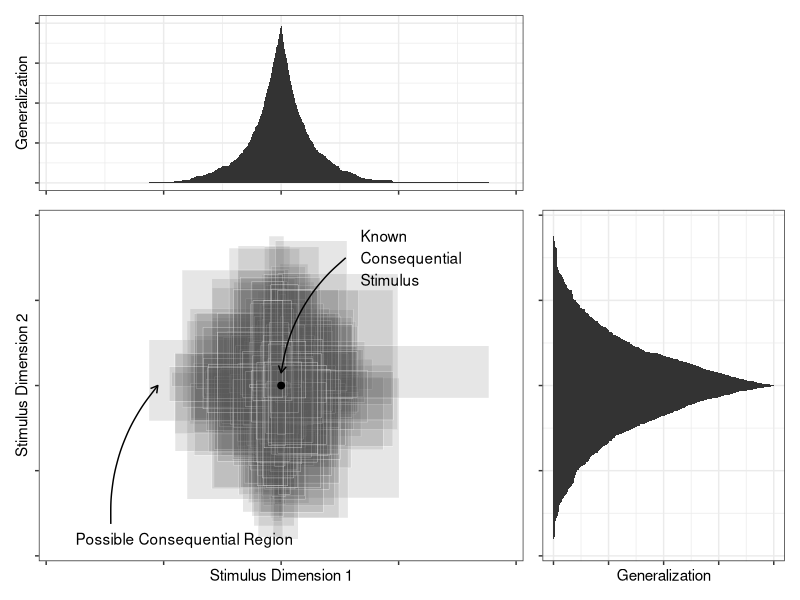

Recreate this plot in R.
# author: Danielle Navarro
# date: 2020-06-23
# last edit: 2020-10-22

# packages
library(ggplot2)
library(dplyr)
library(patchwork)
library(ggforce)
set.seed(1)

n <- 50000 # number of consequential regions to sample
r <- 7.5   # range parameter for the plots


# shepard model -----------------------------------------------------------


# construct posterior hypothesis space
hypotheses <- tibble(
  mid_x = runif(n, min = -r, max = r), # prior location parameters are treated as arbitrary
  mid_y = runif(n, min = -r, max = r),
  len_x = rgamma(n, rate = 1.2, shape = 1), # prior size is gamma/erlang per Shepard
  len_y = rgamma(n, rate = 0.5, shape = 1)
) %>%
  mutate( # reparameterize as the edges of the regions
    x_min = mid_x - len_x / 2, 
    x_max = mid_x + len_x / 2,
    y_min = mid_y - len_y / 2,
    y_max = mid_y + len_y / 2
  ) %>%
  filter( # under weak sampling, Bayesian updating is simply falsification/filtering
    x_min < 0, x_max > 0, 
    y_min < 0, y_max > 0
  ) %>%
  filter( # for visual nicety, use the Navarro et al 2012 "bounded" model
    x_min > -r, x_max < r,
    y_min > -r, y_max < r
  )


# convenience function to compute the generalization probability given a 
# stimulus locations and vectors 
within_prob <- function(x, xmin, xmax) {
  within <- function(x) {
    mean(x < xmax & x > xmin)
  }
  unlist(lapply(x, within))
}

# construct generalization gradients
generalise <- tibble(
  x = seq(-r, r, length.out = 1000),
  y = seq(-r, r, length.out = 1000),
  px = within_prob(x, hypotheses$x_min, hypotheses$x_max),
  py = within_prob(y, hypotheses$y_min, hypotheses$y_max)
)


# draw plot ---------------------------------------------------------------


# the central plot showing the regions...
pic <- ggplot(
  data = hypotheses, 
  mapping = aes(xmin = x_min, ymin = y_min, 
                xmax = x_max, ymax = y_max)
) + 
  geom_rect(alpha = .15, color = "white", size = .1) + 
  
  # arrows and text
  annotate("point", x = 0, y = 0, shape = 19, size = 2) + 
  annotate(
    geom = "curve", x = 2.2, y = 6, xend = 0, yend = .6, 
    curvature = .2, arrow = arrow(length = unit(2, "mm"))
  ) +
  annotate(geom = "text", x = 2.7, y = 6, 
           label = "Known\nConsequential\nStimulus", hjust = "left")  +
  annotate(
    geom = "curve", x = -5.8, y = -6.5, xend = -4.2, yend = 0, 
    curvature = -.2, arrow = arrow(length = unit(2, "mm"))
  ) +
  annotate(geom = "text", x = -7, y = -7.2, 
           label = "Possible Consequential Region", hjust = "left")  +
  
  # stylistic
  theme_bw() +
  theme(panel.grid = element_blank()) + 
  scale_x_continuous("Stimulus Dimension 1", labels = NULL, limits = c(-r, r)) + 
  scale_y_continuous("Stimulus Dimension 2", labels = NULL, limits = c(-r, r))


# the generalisation curve above
above <- ggplot(
  data = generalise,
  mapping = aes(x, px)
) + 
  geom_area() + 
  scale_x_continuous(NULL, labels = NULL, limits = c(-r, r)) +
  scale_y_continuous("Generalization", limits = c(0, 1), labels = NULL) +
  theme_bw()

# the generalisation curve to the right
right <- ggplot(
  data = generalise,
  mapping = aes(py, y)
) + 
  geom_area(orientation = "y") + 
  scale_y_continuous(NULL, labels = NULL, limits = c(-r, r)) +
  scale_x_continuous("Generalization", limits = c(0, 1), labels = NULL) +
  theme_bw()

# spacer plot
blank <- ggplot(data = generalise) + theme_void()

# compose plots using patchwork
figure <- above + blank + pic + right +
  plot_layout(
    heights = c(1, 2), 
    widths = c(2, 1)
  )

# save to file
ggsave(
  filename = here::here("shepardsim.pdf"), # originally: "shepardsim.png" 
  plot = figure, 
  height = 6,
  width = 6
)



# session information -----------------------------------------------------

# devtools::session_info()

# ─ Session info ───────────────────────────────────────────────────────────────────────────
# setting  value                       
# version  R version 4.0.1 (2020-06-06)
# os       Ubuntu 20.04 LTS            
# system   x86_64, linux-gnu           
# ui       RStudio                     
# language en_AU:en                    
# collate  en_AU.UTF-8                 
# ctype    en_AU.UTF-8                 
# tz       Australia/Sydney            
# date     2020-06-23                  
# 
# ─ Packages ───────────────────────────────────────────────────────────────────────────────
# package     * version  date       lib source        
# assertthat    0.2.1    2019-03-21 [1] CRAN (R 4.0.0)
# backports     1.1.7    2020-05-13 [1] CRAN (R 4.0.0)
# callr         3.4.3    2020-03-28 [1] CRAN (R 4.0.0)
# cli           2.0.2    2020-02-28 [1] CRAN (R 4.0.0)
# colorspace    1.4-1    2019-03-18 [1] CRAN (R 4.0.0)
# crayon        1.3.4    2017-09-16 [1] CRAN (R 4.0.0)
# desc          1.2.0    2018-05-01 [1] CRAN (R 4.0.0)
# devtools    * 2.3.0    2020-04-10 [1] CRAN (R 4.0.0)
# digest        0.6.25   2020-02-23 [1] CRAN (R 4.0.0)
# dplyr       * 0.8.5    2020-03-07 [1] CRAN (R 4.0.0)
# ellipsis      0.3.1    2020-05-15 [1] CRAN (R 4.0.0)
# evaluate      0.14     2019-05-28 [1] CRAN (R 4.0.0)
# fansi         0.4.1    2020-01-08 [1] CRAN (R 4.0.0)
# farver        2.0.3    2020-01-16 [1] CRAN (R 4.0.0)
# fs            1.4.1    2020-04-04 [1] CRAN (R 4.0.0)
# generics      0.0.2    2018-11-29 [1] CRAN (R 4.0.0)
# ggforce     * 0.3.1    2019-08-20 [1] CRAN (R 4.0.0)
# ggplot2     * 3.3.1    2020-05-28 [1] CRAN (R 4.0.0)
# git2r       * 0.27.1   2020-05-03 [1] CRAN (R 4.0.0)
# glue          1.4.1    2020-05-13 [1] CRAN (R 4.0.0)
# gtable        0.3.0    2019-03-25 [1] CRAN (R 4.0.0)
# here          0.1      2017-05-28 [1] CRAN (R 4.0.0)
# htmltools     0.4.0    2019-10-04 [1] CRAN (R 4.0.0)
# knitr         1.28     2020-02-06 [1] CRAN (R 4.0.0)
# labeling      0.3      2014-08-23 [1] CRAN (R 4.0.0)
# lifecycle     0.2.0    2020-03-06 [1] CRAN (R 4.0.0)
# lubridate     1.7.8    2020-04-06 [1] CRAN (R 4.0.0)
# magrittr      1.5      2014-11-22 [1] CRAN (R 4.0.0)
# MASS          7.3-51.6 2020-04-26 [1] CRAN (R 4.0.0)
# memoise       1.1.0    2017-04-21 [1] CRAN (R 4.0.0)
# munsell       0.5.0    2018-06-12 [1] CRAN (R 4.0.0)
# packrat       0.5.0    2018-11-14 [1] CRAN (R 4.0.0)
# patchwork   * 1.0.1    2020-06-22 [1] CRAN (R 4.0.1)
# pillar        1.4.4    2020-05-05 [1] CRAN (R 4.0.0)
# pkgbuild      1.0.8    2020-05-07 [1] CRAN (R 4.0.0)
# pkgconfig     2.0.3    2019-09-22 [1] CRAN (R 4.0.0)
# pkgdown     * 1.5.1    2020-04-09 [1] CRAN (R 4.0.0)
# pkgload       1.1.0    2020-05-29 [1] CRAN (R 4.0.0)
# polyclip      1.10-0   2019-03-14 [1] CRAN (R 4.0.0)
# prettyunits   1.1.1    2020-01-24 [1] CRAN (R 4.0.0)
# processx      3.4.2    2020-02-09 [1] CRAN (R 4.0.0)
# ps            1.3.3    2020-05-08 [1] CRAN (R 4.0.0)
# purrr         0.3.4    2020-04-17 [1] CRAN (R 4.0.0)
# R6            2.4.1    2019-11-12 [1] CRAN (R 4.0.0)
# Rcpp          1.0.4.6  2020-04-09 [1] CRAN (R 4.0.0)
# remotes       2.1.1    2020-02-15 [1] CRAN (R 4.0.0)
# rlang         0.4.6    2020-05-02 [1] CRAN (R 4.0.0)
# rmarkdown     2.2      2020-05-31 [1] CRAN (R 4.0.0)
# roxygen2    * 7.1.0    2020-03-11 [1] CRAN (R 4.0.0)
# rprojroot     1.3-2    2018-01-03 [1] CRAN (R 4.0.0)
# rstudioapi    0.11     2020-02-07 [1] CRAN (R 4.0.0)
# scales        1.1.1    2020-05-11 [1] CRAN (R 4.0.0)
# sessioninfo   1.1.1    2018-11-05 [1] CRAN (R 4.0.0)
# stringi       1.4.6    2020-02-17 [1] CRAN (R 4.0.0)
# stringr       1.4.0    2019-02-10 [1] CRAN (R 4.0.0)
# testthat    * 2.3.2    2020-03-02 [1] CRAN (R 4.0.0)
# tibble        3.0.1    2020-04-20 [1] CRAN (R 4.0.0)
# tidyselect    1.1.0    2020-05-11 [1] CRAN (R 4.0.0)
# tweenr        1.0.1    2018-12-14 [1] CRAN (R 4.0.0)
# usethis     * 1.6.1    2020-04-29 [1] CRAN (R 4.0.0)
# vctrs         0.3.1    2020-06-05 [1] CRAN (R 4.0.0)
# withr         2.2.0    2020-04-20 [1] CRAN (R 4.0.0)
# xfun          0.14     2020-05-20 [1] CRAN (R 4.0.0)
# xml2          1.3.2    2020-04-23 [1] CRAN (R 4.0.0)
# yaml          2.2.1    2020-02-01 [1] CRAN (R 4.0.0)
# 
# [1] /home/danielle/R/x86_64-pc-linux-gnu-library/4.0
# [2] /usr/local/lib/R/site-library
# [3] /usr/lib/R/site-library
# [4] /usr/lib/R/library
